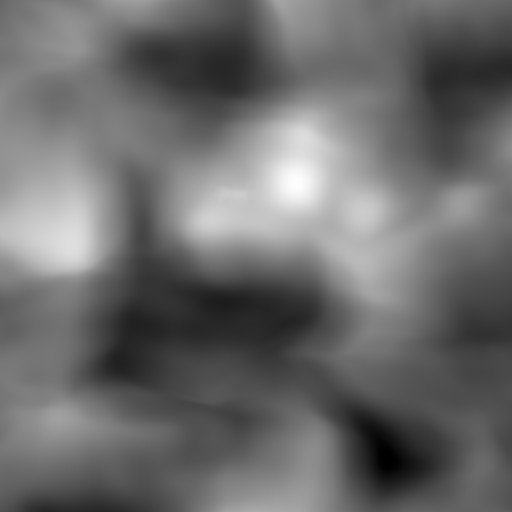
%> input picture Terrain 51 feature/Gentle.jpg, 512 x 512 px
$ octave ReadTerrain.m   (GNU Octave 9; MATLAB toolbox functions it lacks are replaced by stand-ins)
%> lines starting %> are read from the running program, lines starting %| are printed output that depends on the picture
% generate terrain from terrain height mape all; clear all
A = imread('Gentle.jpg','jpg');
%> A is the input picture: size 512x512x3 uint8; min 0, max 254, mean 107.6
% A = imread('EasyTest.png','png');
B = im2double(A); % change data type

[c1, c2, c3] = size(B);
%> c1 = 512; c2 = 512; c3 = 3
% first scale the terrain height to desired height
BMax = max(max(max(B)));
%> BMax = 0.996
BMin = min(min(min(B)));
%> BMin = 0
BScale = (BMax - BMin);
%> BScale = 0.996
B = B / 20 / BScale;  % usually be 0-0.05

% generate input matrixes as training data
% % Training data num = 20
% idx = floor(rand(20, 1).*(c1-11)) + 1; % random position in the height map
% idy = floor(rand(20, 1).*(c2-11)) + 1;

% reshape the terrain height map into a 100 by 100 matrix

idx_row = linspace(1,floor(c1/100)*100+1, 101);
%> idx_row = 101 values from 1 to 501
idx_col = linspace(1,floor(c2/100)*100+1, 101);
%> idx_col = 101 values from 1 to 501
B = B(idx_row, idx_col);
%> B: size 101x101 double
x = linspace(0,10,101);
y = linspace(0,10,101);

% x = linspace(0,10,c2);
% y = linspace(0,10,c1);
[X, Y] = meshgrid(x, y);

for i=1:1 % i = 1:3

    figure
    mesh(X, Y, B(:,:,i))
    axis([0 10 0 10 0 .5])

end
%> this loop made 1 pass
%> pass 1, `axis([0 10 0 10 0 .5])`:
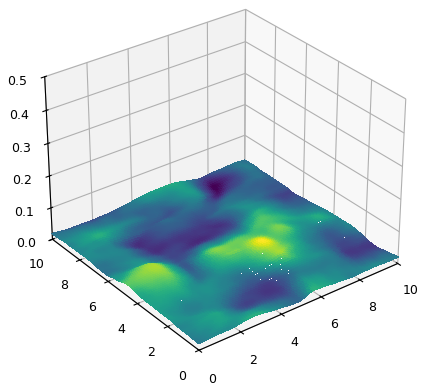
%> figure redrawn from the program's plot data

$ run again, with Terrain 51 feature/terrain2.jpg copied over Terrain 51 feature/Gentle.jpg
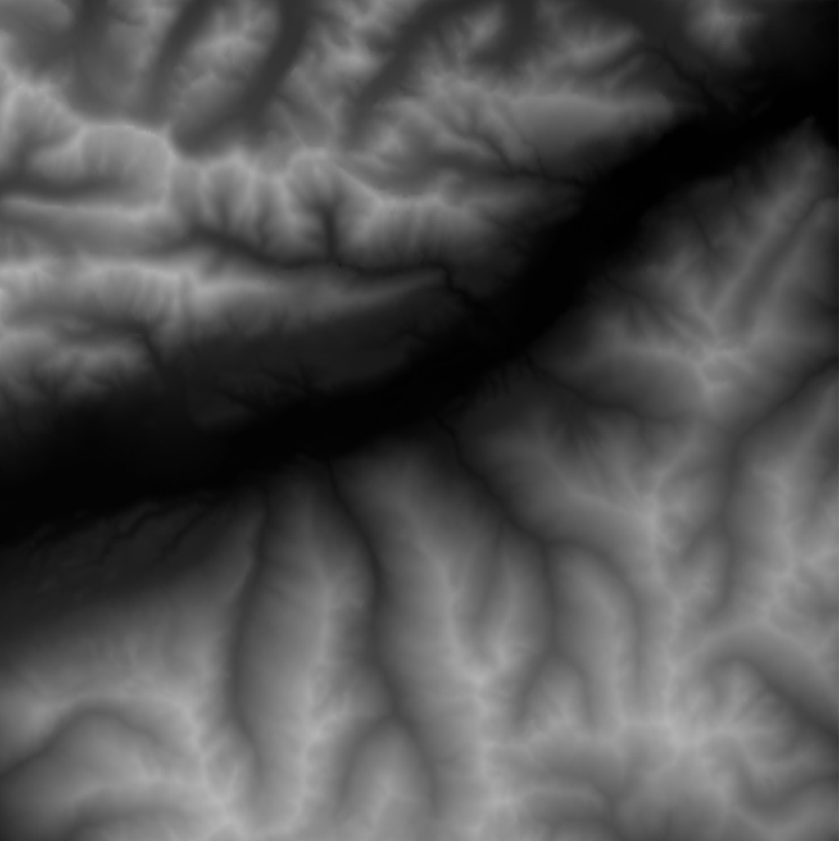
%> input picture Terrain 51 feature/terrain2.jpg, 839 x 841 px, shrunk from 1024 x 1026 before the run
%> A is the input picture: size 841x839x3 uint8; min 0, max 183, mean 81.9
%> BMax = 0.718
%> BMin = 0
%> BScale = 0.718
%> `B = B(idx_row, idx_col);`:
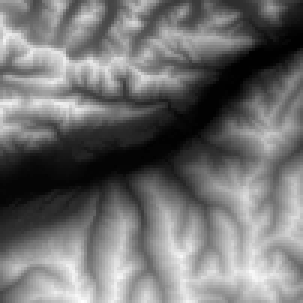
%> B: size 101x101 double (shown 3 times larger); min 0, max 0.0495, mean 0.022; drawn with min black and max white
%> the loop `for i=1:1` made 1 pass
%> pass 1, `axis([0 10 0 10 0 .5])`:
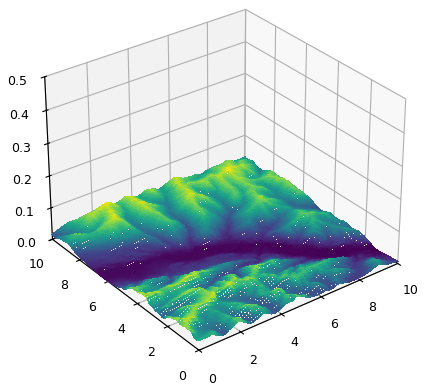
%> figure redrawn from the program's plot data
